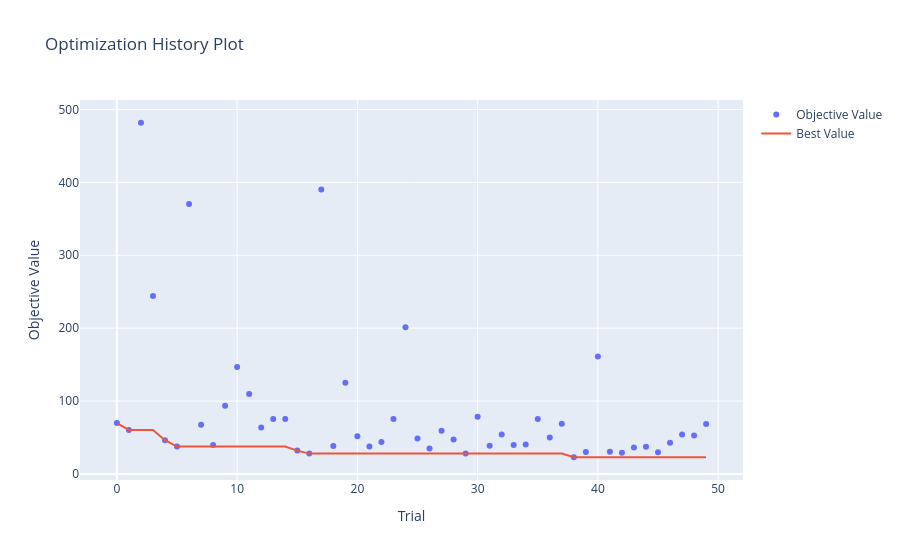

Notebook code cell kept with this figure:
### Code cell
op.visualization.plot_optimization_history(study).show()

### Figure 1 — Plotly figure (JSON) as saved in the notebook; plotly's stock layout.template omitted (floating-point values rounded to 4 significant figures)
{"data": [{"mode": "markers", "name": "Objective Value", "type": "scatter", "x": [0, 1, 2, 3, 4, 5, 6, 7, 8, 9, 10, 11, 12, 13, 14, 15, 16, 17, 18, 19, 20, 21, 22, 23, 24, 25, 26, 27, 28, 29, 30, 31, 32, 33, 34, 35, 36, 37, 38, 39, 40, 41, 42, 43, 44, 45, 46, 47, 48, 49], "y": [69.86, 60.34, 481.8, 244.1, 46.35, 37.49, 370.4, 67.58, 39.56, 93.68, 146.6, 109.6, 63.67, 75.47, 75.47, 31.99, 27.87, 390.3, 38.35, 125.2, 51.79, 37.78, 43.88, 75.47, 201.2, 48.64, 34.73, 59.23, 47.13, 28.16, 78.61, 38.66, 54.07, 39.77, 40.38, 75.51, 50.12, 68.71, 22.89, 30.17, 161.0, 30.32, 29.17, 36.12, 37.19, 29.86, 42.87, 54.13, 52.75, 68.37]}, {"mode": "lines", "name": "Best Value", "type": "scatter", "x": [0, 1, 2, 3, 4, 5, 6, 7, 8, 9, 10, 11, 12, 13, 14, 15, 16, 17, 18, 19, 20, 21, 22, 23, 24, 25, 26, 27, 28, 29, 30, 31, 32, 33, 34, 35, 36, 37, 38, 39, 40, 41, 42, 43, 44, 45, 46, 47, 48, 49], "y": [69.86, 60.34, 60.34, 60.34, 46.35, 37.49, 37.49, 37.49, 37.49, 37.49, 37.49, 37.49, 37.49, 37.49, 37.49, 31.99, 27.87, 27.87, 27.87, 27.87, 27.87, 27.87, 27.87, 27.87, 27.87, 27.87, 27.87, 27.87, 27.87, 27.87, 27.87, 27.87, 27.87, 27.87, 27.87, 27.87, 27.87, 27.87, 22.89, 22.89, 22.89, 22.89, 22.89, 22.89, 22.89, 22.89, 22.89, 22.89, 22.89, 22.89]}, {"marker": {"color": "#cccccc"}, "mode": "markers", "name": "Infeasible Trial", "showlegend": false, "type": "scatter", "x": [], "y": []}], "layout": {"title": {"text": "Optimization History Plot"}, "xaxis": {"title": {"text": "Trial"}}, "yaxis": {"title": {"text": "Objective Value"}}}}
